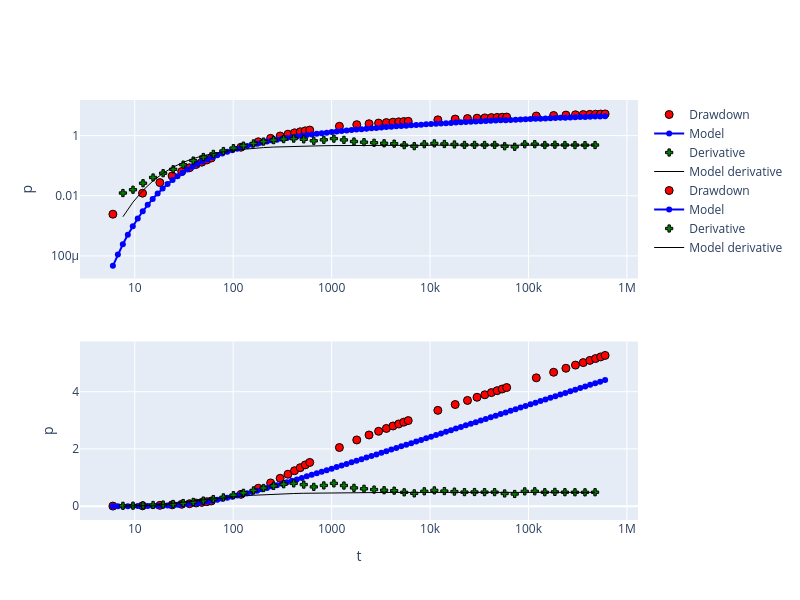

The notebook cell this image was saved under:
### Code cell
model.inversion_option='dehoog'
model.trial()
